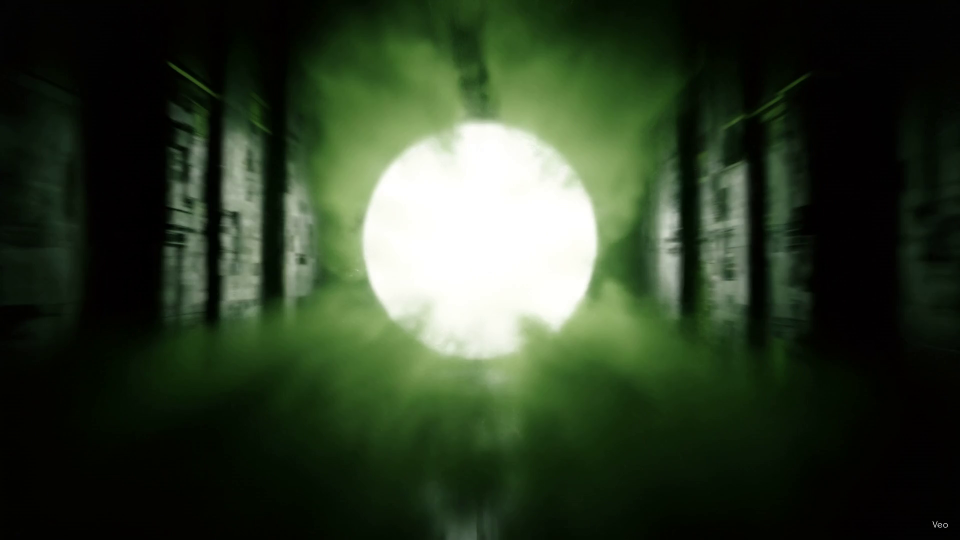
#> input picture assets/firstAnimNueva/ezgif-frame-001.png, 1920 x 1080 px, found by its file name (shown at 1/2 size); its folder holds only this picture in this run
$ python create-mobile-frames.py
#> lines starting #> are read from the running program, lines starting #| are printed output that depends on the picture
#!/usr/bin/env python3
"""Crop all hero frames into 9:16 portrait for mobile."""
from PIL import Image
from pathlib import Path
import os

SRC_DIR = Path("assets/firstAnimNueva")
DST_DIR = Path("public/firstAnim")
DST_PREFIX = "ezgif-frame-mobile-"
DST_EXT = ".webp"
TARGET_RATIO = 9 / 16  # portrait

os.makedirs(DST_DIR, exist_ok=True)

pngs = sorted([f for f in os.listdir(SRC_DIR) if f.lower().endswith(".png")])
print(f"Found {len(pngs)} PNG frames.")

for fname in pngs:
    src_path = SRC_DIR / fname
    # Extract frame number
    num = fname.replace("ezgif-frame-", "").replace(".png", "")
    dst_name = f"{DST_PREFIX}{num}{DST_EXT}"
    dst_path = DST_DIR / dst_name

    with Image.open(src_path) as img:
#> img is the input picture: PIL image 1920x1080 RGB; mean R, G, B 47, 60.7, 40
        w, h = img.size
#> w = 1920; h = 1080
        current_ratio = w / h
#> current_ratio = 1.78

        if current_ratio > TARGET_RATIO:
            # Frame is wider: crop sides
            new_w = int(h * TARGET_RATIO)
#> new_w = 607
            left = (w - new_w) // 2
#> left = 656
            top = 0
            right = left + new_w
#> right = 1263
            bottom = h
#> bottom = 1080
        else:
            # Frame is taller: crop top/bottom (unlikely for 16:9)
            new_h = int(w / TARGET_RATIO)
            left = 0
            top = (h - new_h) // 2
            right = w
            bottom = top + new_h

        cropped = img.crop((left, top, right, bottom))
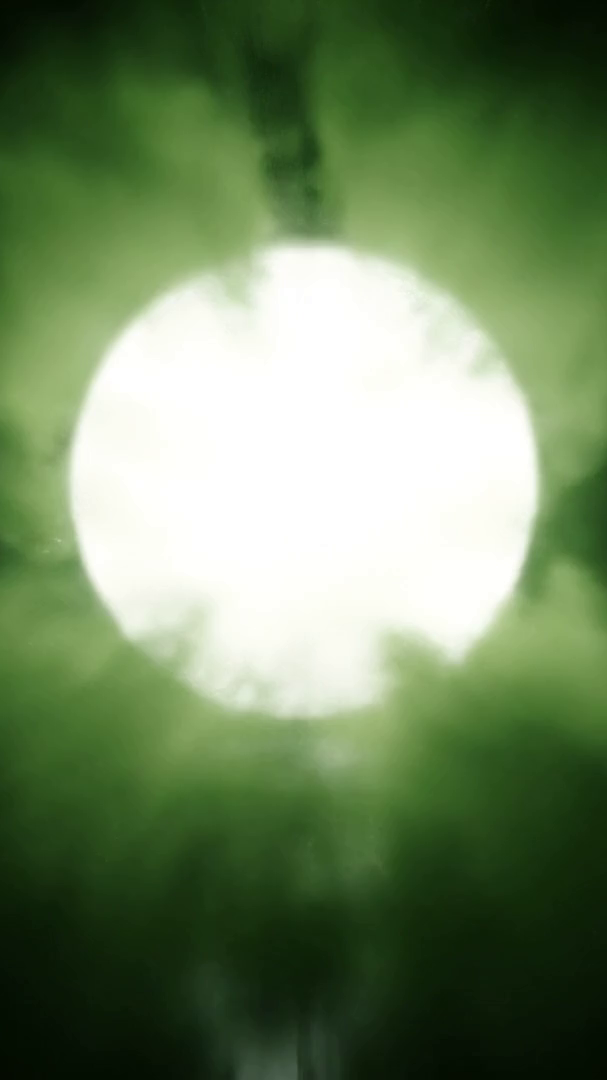
#> cropped: PIL image 607x1080 RGB; mean R, G, B 111, 133.7, 96.3
        # Resize to common mobile size (450x800) for consistency
        cropped = cropped.resize((450, 800), Image.LANCZOS)
#> cropped: PIL image 450x800 RGB
        cropped.save(dst_path, "WEBP", quality=85)
        print(f"  {dst_name} ({cropped.size[0]}x{cropped.size[1]})")
#|   ezgif-frame-mobile-001.webp (450x800)

print(f"\nDone! {len(pngs)} mobile frames created in {DST_DIR}")
